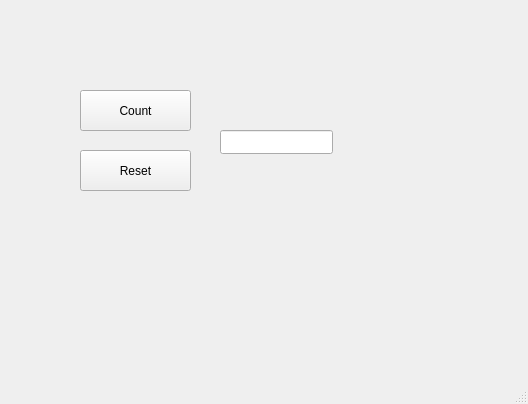
<?xml version="1.0" encoding="UTF-8"?>
<ui version="4.0">
 <class>MainWindow</class>
 <widget class="QMainWindow" name="MainWindow">
  <property name="geometry">
   <rect>
    <x>0</x>
    <y>0</y>
    <width>528</width>
    <height>404</height>
   </rect>
  </property>
  <property name="windowTitle">
   <string>MainWindow</string>
  </property>
  <widget class="QWidget" name="centralwidget">
   <widget class="QPushButton" name="countButton">
    <property name="geometry">
     <rect>
      <x>80</x>
      <y>90</y>
      <width>111</width>
      <height>41</height>
     </rect>
    </property>
    <property name="text">
     <string>Count</string>
    </property>
   </widget>
   <widget class="QPushButton" name="resetButton">
    <property name="geometry">
     <rect>
      <x>80</x>
      <y>150</y>
      <width>111</width>
      <height>41</height>
     </rect>
    </property>
    <property name="text">
     <string>Reset</string>
    </property>
   </widget>
   <widget class="QLineEdit" name="lineEdit">
    <property name="geometry">
     <rect>
      <x>220</x>
      <y>130</y>
      <width>113</width>
      <height>24</height>
     </rect>
    </property>
   </widget>
  </widget>
  <widget class="QMenuBar" name="menubar">
   <property name="geometry">
    <rect>
     <x>0</x>
     <y>0</y>
     <width>528</width>
     <height>21</height>
    </rect>
   </property>
  </widget>
  <widget class="QStatusBar" name="statusbar"/>
 </widget>
 <resources/>
 <connections/>
</ui>
